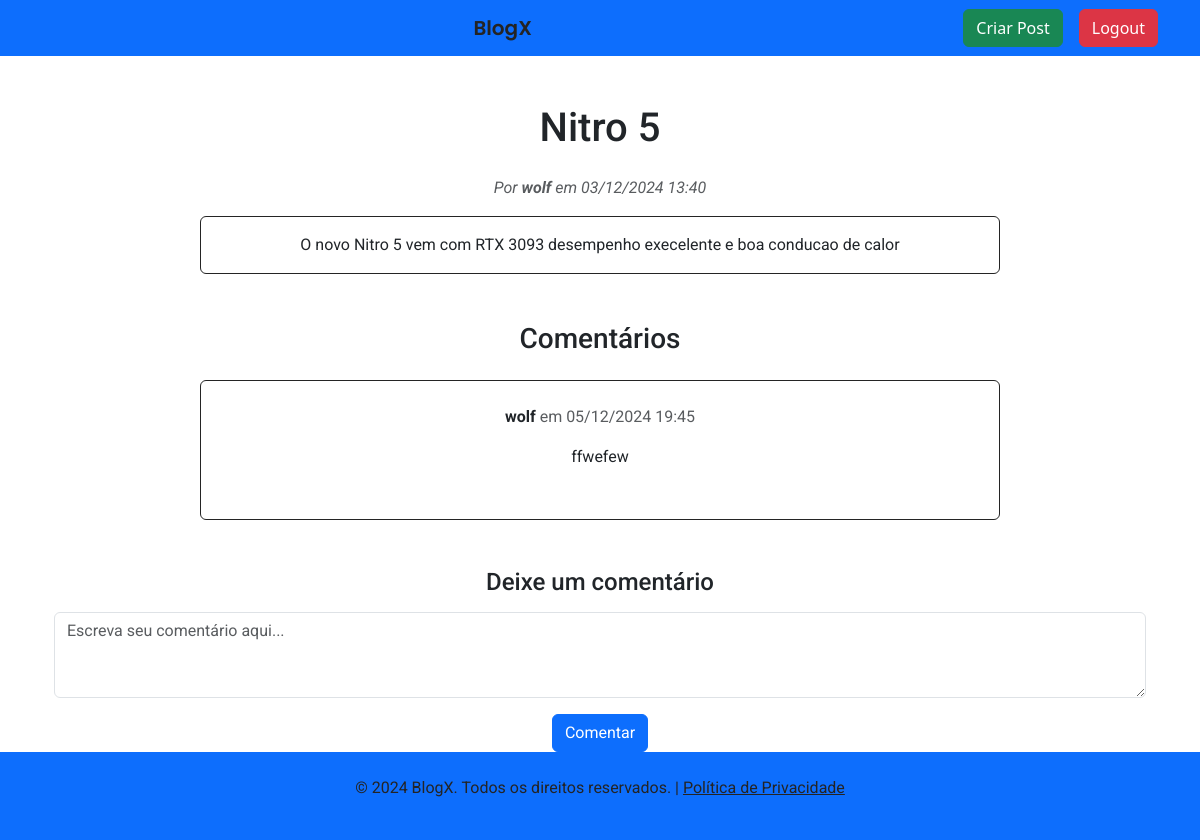
The app's page /post/2/ (signed in) with its own data.
### blog/models.py (models this page shows, shortened)
class Post(models.Model):
    titulo = models.CharField(max_length=200)
    conteudo = models.TextField()
    data_criacao = models.DateTimeField(default=timezone.now)
    autor = models.ForeignKey(User, on_delete=models.CASCADE)
    categorias = models.ManyToManyField(Categoria, blank=True)

class Comentario(models.Model):
    post = models.ForeignKey(Post, related_name='comentarios', on_delete=models.CASCADE)
    conteudo = models.TextField()
    autor = models.ForeignKey(User, on_delete=models.CASCADE)
    data_criacao = models.DateTimeField(default=timezone.now)

### blog/views.py (the view)
# urls.py: path('post/<int:pk>/', views.detalhe_post, name='detalhe_post'),
def detalhe_post(request, pk):
    post = get_object_or_404(Post, pk=pk)
    comentarios = post.comentarios.all()
    return render(request, 'blog/detalhe_post.html', {
        'post': post,
        'comentarios': comentarios,
        'user': request.user,  # Adicionado
    })

### blog/templates/blog/detalhe_post.html (shortened to what this page needs)
{% extends 'blog/base.html' %}
{% block content %}
<div class="container text-center mt-4">
    <h1 class="mb-4">{{ post.titulo }}</h1>
    <p class="text-muted">
        <em>Por <strong>{{ post.autor }}</strong> em {{ post.data_criacao|date:"d/m/Y H:i" }}</em>
    </p>
    <div class="card mx-auto mb-5" style="max-width: 800px; border: 1px solid #242424;">
        <div class="card-body">
            <p class="card-text">{{ post.conteudo }}</p>
        </div>
    </div>
    <div class="comments-section mt-5">
        <h3 class="mb-4">Comentários</h3>
        <div class="card mx-auto" style="max-width: 800px; border: 1px solid #242424;">
            <div class="card-body">
                {% if comentarios %}
                    <ul class="list-group list-group-flush">
                        {% for comentario in comentarios %}
                            <li class="list-group-item" style="margin-bottom: 10px;">
                                <p>
                                    <strong>{{ comentario.autor }}</strong>
                                    <span class="text-muted">em {{ comentario.data_criacao|date:"d/m/Y H:i" }}</span>
                                </p>
                                <p>{{ comentario.conteudo }}</p>
                            </li>
                        {% endfor %}
                    </ul>
                {% else %}
                    <p class="text-muted">Sem comentários ainda.</p>
                {% endif %}
            </div>
        </div>
    </div>
    {% if user.is_authenticated %}
        <div class="add-comment-section mt-5">
            <h4>Deixe um comentário</h4>
            <form action="{% url 'adicionar_comentario' post.pk %}" method="post" class="mt-3">
                <div class="mb-3">
                    <textarea name="conteudo" rows="3" class="form-control" placeholder="Escreva seu comentário aqui..."></textarea>
                </div>
                <button type="submit" class="btn btn-primary">Comentar</button>
            </form>
        </div>
    {% else %}
        <p class="text-muted mt-5">Faça <a href="{% url 'login' %}">login</a> para comentar.</p>
    {% endif %}
</div>
{% endblock %}

### records on screen
Post: titulo "Nitro 5", autor "wolf", data_criacao "03/12/2024 13:40", conteudo "O novo Nitro 5 vem com RTX 3093 desempenho execelente e boa conducao de calor"
Comentario: autor "wolf", data_criacao "05/12/2024 19:45", conteudo "ffwefew"
